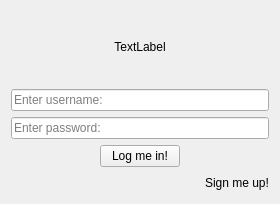
<?xml version="1.0" encoding="UTF-8"?>
<ui version="4.0">
 <class>LogIn</class>
 <widget class="QWidget" name="LogIn">
  <property name="geometry">
   <rect>
    <x>0</x>
    <y>0</y>
    <width>280</width>
    <height>204</height>
   </rect>
  </property>
  <property name="windowTitle">
   <string>Form</string>
  </property>
  <layout class="QVBoxLayout" name="verticalLayout_2">
   <item>
    <widget class="QLabel" name="label_error">
     <property name="text">
      <string>TextLabel</string>
     </property>
     <property name="alignment">
      <set>Qt::AlignCenter</set>
     </property>
     <property name="wordWrap">
      <bool>true</bool>
     </property>
    </widget>
   </item>
   <item>
    <layout class="QVBoxLayout" name="verticalLayout">
     <item>
      <widget class="QLineEdit" name="lineEdit_username">
       <property name="placeholderText">
        <string>Enter username:</string>
       </property>
      </widget>
     </item>
     <item>
      <widget class="QLineEdit" name="lineEdit_password">
       <property name="inputMask">
        <string/>
       </property>
       <property name="text">
        <string/>
       </property>
       <property name="maxLength">
        <number>32767</number>
       </property>
       <property name="placeholderText">
        <string>Enter password:</string>
       </property>
      </widget>
     </item>
     <item>
      <layout class="QHBoxLayout" name="horizontalLayout">
       <item>
        <spacer name="horizontalSpacer_2">
         <property name="orientation">
          <enum>Qt::Horizontal</enum>
         </property>
         <property name="sizeHint" stdset="0">
          <size>
           <width>40</width>
           <height>20</height>
          </size>
         </property>
        </spacer>
       </item>
       <item>
        <widget class="QPushButton" name="pushButton">
         <property name="text">
          <string>Log me in!</string>
         </property>
        </widget>
       </item>
       <item>
        <spacer name="horizontalSpacer">
         <property name="orientation">
          <enum>Qt::Horizontal</enum>
         </property>
         <property name="sizeHint" stdset="0">
          <size>
           <width>40</width>
           <height>20</height>
          </size>
         </property>
        </spacer>
       </item>
      </layout>
     </item>
     <item>
      <layout class="QHBoxLayout" name="horizontalLayout_2">
       <item>
        <spacer name="horizontalSpacer_3">
         <property name="orientation">
          <enum>Qt::Horizontal</enum>
         </property>
         <property name="sizeHint" stdset="0">
          <size>
           <width>40</width>
           <height>20</height>
          </size>
         </property>
        </spacer>
       </item>
       <item>
        <widget class="clickable_qlabel" name="label_signUp">
         <property name="text">
          <string>Sign me up!</string>
         </property>
        </widget>
       </item>
      </layout>
     </item>
    </layout>
   </item>
  </layout>
 </widget>
 <customwidgets>
  <customwidget>
   <class>clickable_qlabel</class>
   <extends>QLabel</extends>
   <header location="global">clickable_qlabel.h</header>
  </customwidget>
 </customwidgets>
 <resources/>
 <connections/>
</ui>
